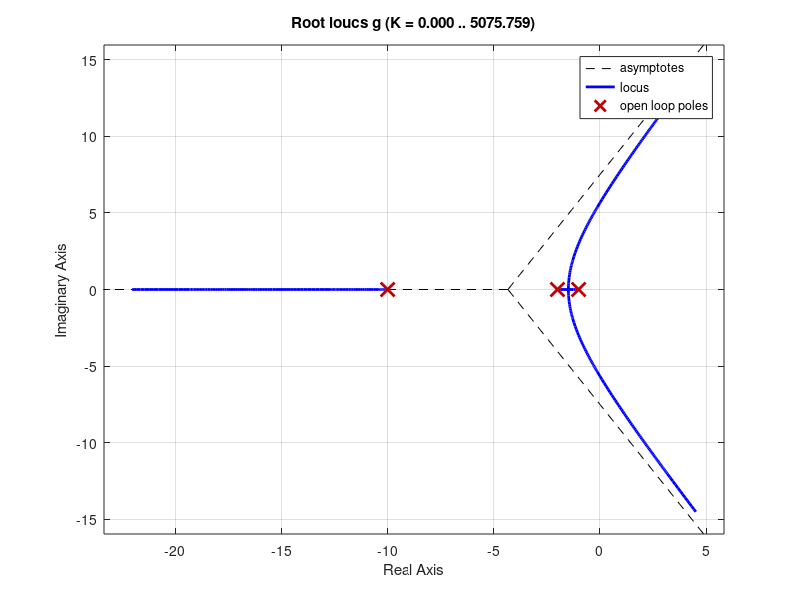

MATLAB code for this plot: (Note: this script raises an error after producing the figure.)
%% Exemplo 9-1
% Cap. 9, livro Nise, 5a ed.

clear all, close all, clc

%% Planta
s = tf('s');
g = 1/((s+1)*(s+2)*(s+10));

% Ganho sem compensador
figure, rlocus(g),
sgrid(0.174,0)
k1 = 161; % retirado do grafico

% Erro estacionario sem compensador
kp = dcgain(k1*g); 
ess_degrau = 1/(1+kp)

% Malha fechada sem compensador
mf1 = feedback(k1*g,1);

%% Compensador PI
zc = -0.1; % zero do compensador (escolha arbitraria)
gc = (s-zc)/s;

% Ganho no sistema compensado
figure,rlocus(gc*g),
sgrid(0.174,0)
k2 = 155; % retirado do grafico

% Malha fechada com compensador
mf2 = feedback(k2*gc*g,1);

%% Simulacao da resposta ao degrau
figure,step(mf1,mf2)
legend('sem compensador','com compensador')
